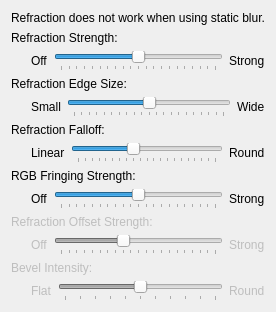
         <widget class="QWidget" name="scrollContentRefraction">
          <layout class="QVBoxLayout">
           <item>
            <widget class="QLabel" name="labelRefractionNote">
             <property name="text">
              <string>Refraction does not work when using static blur.</string>
             </property>
            </widget>
           </item>
           <item>
            <widget class="QLabel" name="labelRefractionStrength">
             <property name="text">
              <string>Refraction Strength:</string>
             </property>
            </widget>
           </item>
           <item>
            <layout class="QHBoxLayout" name="horizontalLayout">
             <item>
              <spacer name="horizontalSpacer">
               <property name="orientation">
                <enum>Qt::Orientation::Horizontal</enum>
               </property>
               <property name="sizeType">
                <enum>QSizePolicy::Policy::Fixed</enum>
               </property>
               <property name="sizeHint" stdset="0">
                <size>
                 <width>20</width>
                 <height>20</height>
                </size>
               </property>
              </spacer>
             </item>
             <item>
              <widget class="QLabel" name="labelRefractionStrengthOff">
               <property name="text">
                <string>Off</string>
               </property>
              </widget>
             </item>
             <item>
              <widget class="QSlider" name="kcfg_RefractionStrength">
               <property name="minimum">
                <number>0</number>
               </property>
               <property name="maximum">
                <number>20</number>
               </property>
               <property name="singleStep">
                <number>1</number>
               </property>
               <property name="pageStep">
                <number>1</number>
               </property>
               <property name="value">
                <number>10</number>
               </property>
               <property name="orientation">
                <enum>Qt::Orientation::Horizontal</enum>
               </property>
               <property name="tickPosition">
                <enum>QSlider::TickPosition::TicksBelow</enum>
               </property>
              </widget>
             </item>
             <item>
              <widget class="QLabel" name="labelRefractionStrengthStrong">
               <property name="text">
                <string>Strong</string>
               </property>
              </widget>
             </item>
            </layout>
           </item>
           <item>
            <widget class="QLabel" name="labelRefractionEdgeSize">
             <property name="text">
              <string>Refraction Edge Size:</string>
             </property>
            </widget>
           </item>
           <item>
            <layout class="QHBoxLayout" name="horizontalLayout">
             <item>
              <spacer name="horizontalSpacer">
               <property name="orientation">
                <enum>Qt::Orientation::Horizontal</enum>
               </property>
               <property name="sizeType">
                <enum>QSizePolicy::Policy::Fixed</enum>
               </property>
               <property name="sizeHint" stdset="0">
                <size>
                 <width>20</width>
                 <height>20</height>
                </size>
               </property>
              </spacer>
             </item>
             <item>
              <widget class="QLabel" name="labelRefractionEdgeSizeSmall">
               <property name="text">
                <string>Small</string>
               </property>
              </widget>
             </item>
             <item>
              <widget class="QSlider" name="kcfg_RefractionEdgeSize">
               <property name="minimum">
                <number>0</number>
               </property>
               <property name="maximum">
                <number>20</number>
               </property>
               <property name="singleStep">
                <number>1</number>
               </property>
               <property name="pageStep">
                <number>1</number>
               </property>
               <property name="value">
                <number>10</number>
               </property>
               <property name="orientation">
                <enum>Qt::Orientation::Horizontal</enum>
               </property>
               <property name="tickPosition">
                <enum>QSlider::TickPosition::TicksBelow</enum>
               </property>
              </widget>
             </item>
             <item>
              <widget class="QLabel" name="labelRefractionEdgeSizeWide">
               <property name="text">
                <string>Wide</string>
               </property>
              </widget>
             </item>
            </layout>
           </item>
           <item>
            <widget class="QLabel" name="labelRefractionNormalPow">
             <property name="text">
              <string>Refraction Falloff:</string>
             </property>
            </widget>
           </item>
           <item>
            <layout class="QHBoxLayout" name="horizontalLayout">
             <item>
              <spacer name="horizontalSpacer">
               <property name="orientation">
                <enum>Qt::Orientation::Horizontal</enum>
               </property>
               <property name="sizeType">
                <enum>QSizePolicy::Policy::Fixed</enum>
               </property>
               <property name="sizeHint" stdset="0">
                <size>
                 <width>20</width>
                 <height>20</height>
                </size>
               </property>
              </spacer>
             </item>
             <item>
              <widget class="QLabel" name="labelRefractionNormalPowLinear">
               <property name="text">
                <string>Linear</string>
               </property>
              </widget>
             </item>
             <item>
              <widget class="QSlider" name="kcfg_RefractionNormalPow">
               <property name="minimum">
                <number>2</number>
               </property>
               <property name="maximum">
                <number>22</number>
               </property>
               <property name="singleStep">
                <number>1</number>
               </property>
               <property name="pageStep">
                <number>1</number>
               </property>
               <property name="value">
                <number>10</number>
               </property>
               <property name="orientation">
                <enum>Qt::Orientation::Horizontal</enum>
               </property>
               <property name="tickPosition">
                <enum>QSlider::TickPosition::TicksBelow</enum>
               </property>
              </widget>
             </item>
             <item>
              <widget class="QLabel" name="labelRefractionNormalPowRound">
               <property name="text">
                <string>Round</string>
               </property>
              </widget>
             </item>
            </layout>
           </item>
           <item>
            <widget class="QLabel" name="labelRefractionRGBFringing">
             <property name="text">
              <string>RGB Fringing Strength:</string>
             </property>
            </widget>
           </item>
           <item>
            <layout class="QHBoxLayout" name="horizontalLayout">
             <item>
              <spacer name="horizontalSpacer">
               <property name="orientation">
                <enum>Qt::Orientation::Horizontal</enum>
               </property>
               <property name="sizeType">
                <enum>QSizePolicy::Policy::Fixed</enum>
               </property>
               <property name="sizeHint" stdset="0">
                <size>
                 <width>20</width>
                 <height>20</height>
                </size>
               </property>
              </spacer>
             </item>
             <item>
              <widget class="QLabel" name="labelRefractionRGBFringingOff">
               <property name="text">
                <string>Off</string>
               </property>
              </widget>
             </item>
             <item>
              <widget class="QSlider" name="kcfg_RefractionRGBFringing">
               <property name="minimum">
                <number>0</number>
               </property>
               <property name="maximum">
                <number>20</number>
               </property>
               <property name="singleStep">
                <number>1</number>
               </property>
               <property name="pageStep">
                <number>1</number>
               </property>
               <property name="value">
                <number>10</number>
               </property>
               <property name="orientation">
                <enum>Qt::Orientation::Horizontal</enum>
               </property>
               <property name="tickPosition">
                <enum>QSlider::TickPosition::TicksBelow</enum>
               </property>
              </widget>
             </item>
             <item>
              <widget class="QLabel" name="labelRefractionRGBFringingStrong">
               <property name="text">
                <string>Strong</string>
               </property>
              </widget>
             </item>
            </layout>
           </item>
           <item>
            <widget class="QLabel" name="labelRefractionOffsetStrength">
             <property name="enabled">
              <bool>false</bool>
             </property>
             <property name="text">
              <string>Refraction Offset Strength:</string>
             </property>
            </widget>
           </item>
           <item>
            <layout class="QHBoxLayout" name="horizontalLayoutRefractionOffsetStrength">
             <item>
              <spacer name="horizontalSpacerRefractionOffsetStrength">
               <property name="orientation">
                <enum>Qt::Orientation::Horizontal</enum>
               </property>
               <property name="sizeType">
                <enum>QSizePolicy::Policy::Fixed</enum>
               </property>
               <property name="sizeHint" stdset="0">
                <size>
                 <width>20</width>
                 <height>20</height>
                </size>
               </property>
              </spacer>
             </item>
             <item>
              <widget class="QLabel" name="labelRefractionOffsetStrengthOff">
               <property name="enabled">
                <bool>false</bool>
               </property>
               <property name="text">
                <string>Off</string>
               </property>
              </widget>
             </item>
             <item>
              <widget class="QSlider" name="kcfg_RefractionOffsetStrength">
               <property name="enabled">
                <bool>false</bool>
               </property>
               <property name="minimum">
                <number>0</number>
               </property>
               <property name="maximum">
                <number>20</number>
               </property>
               <property name="singleStep">
                <number>1</number>
               </property>
               <property name="pageStep">
                <number>1</number>
               </property>
               <property name="value">
                <number>8</number>
               </property>
               <property name="orientation">
                <enum>Qt::Orientation::Horizontal</enum>
               </property>
               <property name="tickPosition">
                <enum>QSlider::TickPosition::TicksBelow</enum>
               </property>
               <property name="toolTip">
                <string>Pulls the IOR-based refraction outward based on position within the window (Snell's-law mode only).</string>
               </property>
              </widget>
             </item>
             <item>
              <widget class="QLabel" name="labelRefractionOffsetStrengthStrong">
               <property name="enabled">
                <bool>false</bool>
               </property>
               <property name="text">
                <string>Strong</string>
               </property>
              </widget>
             </item>
            </layout>
           </item>
           <item>
            <widget class="QLabel" name="labelRefractionBevelIntensity">
             <property name="enabled">
              <bool>false</bool>
             </property>
             <property name="text">
              <string>Bevel Intensity:</string>
             </property>
            </widget>
           </item>
           <item>
            <layout class="QHBoxLayout" name="horizontalLayoutRefractionBevelIntensity">
             <item>
              <spacer name="horizontalSpacerRefractionBevelIntensity">
               <property name="orientation">
                <enum>Qt::Orientation::Horizontal</enum>
               </property>
               <property name="sizeType">
                <enum>QSizePolicy::Policy::Fixed</enum>
               </property>
               <property name="sizeHint" stdset="0">
                <size>
                 <width>20</width>
                 <height>20</height>
                </size>
               </property>
              </spacer>
             </item>
             <item>
              <widget class="QLabel" name="labelRefractionBevelIntensityFlat">
               <property name="enabled">
                <bool>false</bool>
               </property>
               <property name="text">
                <string>Flat</string>
               </property>
              </widget>
             </item>
             <item>
              <widget class="QSlider" name="kcfg_RefractionBevelIntensity">
               <property name="enabled">
                <bool>false</bool>
               </property>
               <property name="minimum">
                <number>5</number>
               </property>
               <property name="maximum">
                <number>15</number>
               </property>
               <property name="singleStep">
                <number>1</number>
               </property>
               <property name="pageStep">
                <number>1</number>
               </property>
               <property name="value">
                <number>10</number>
               </property>
               <property name="orientation">
                <enum>Qt::Orientation::Horizontal</enum>
               </property>
               <property name="tickPosition">
                <enum>QSlider::TickPosition::TicksBelow</enum>
               </property>
               <property name="toolTip">
                <string>Scales the silhouette tilt — higher gives a more pronounced rounded-over edge.</string>
               </property>
              </widget>
             </item>
             <item>
              <widget class="QLabel" name="labelRefractionBevelIntensityRound">
               <property name="enabled">
                <bool>false</bool>
               </property>
               <property name="text">
                <string>Round</string>
               </property>
              </widget>
             </item>
            </layout>
           </item>
           <item>
            <spacer name="verticalSpacer">
             <property name="orientation">
              <enum>Qt::Orientation::Vertical</enum>
             </property>
             <property name="sizeHint" stdset="0">
              <size>
               <width>0</width>
               <height>0</height>
              </size>
             </property>
            </spacer>
           </item>
          </layout>
         </widget>
